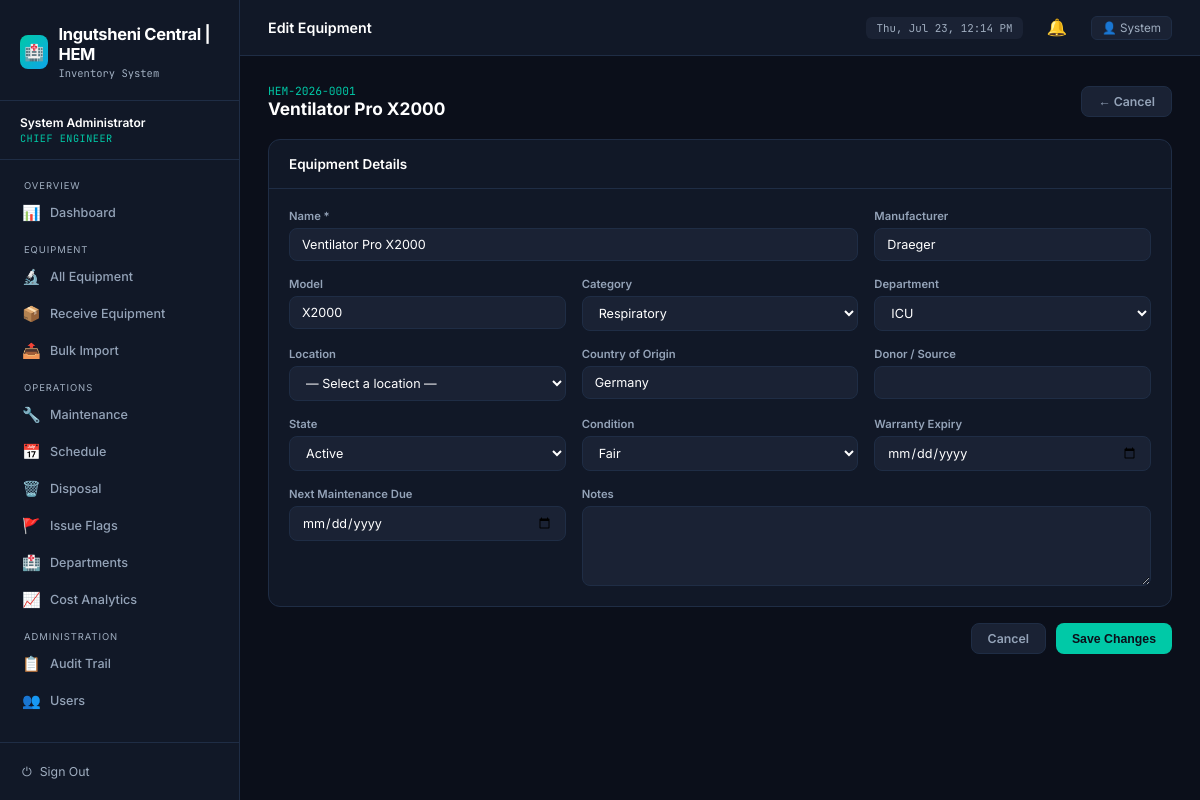
The app's page /equipment/1/edit (signed in) with its own data.
### tables this page shows
CREATE TABLE "equipment" (id INTEGER PRIMARY KEY AUTOINCREMENT, asset_number TEXT NOT NULL, name TEXT NOT NULL, model TEXT, manufacturer TEXT, serial_number TEXT, category TEXT, department_id INTEGER, location TEXT, country_of_origin TEXT, donor_name TEXT, state TEXT DEFAULT "Active", condition TEXT DEFAULT "Good", purchase_date TEXT, purchase_cost REAL, warranty_expiry TEXT, last_maintenance TEXT, next_maintenance TEXT, notes TEXT, received_by_id INTEGER, created_at TEXT, updated_at TEXT, location_id INTEGER, FOREIGN KEY(department_id) REFERENCES departments(id));

### run_production.py (the view, shortened to what this page needs)
@app.route('/equipment/<int:eq_id>/edit', methods=['GET', 'POST'])
@login_required
def edit_equipment(eq_id):
    if session.get('role') not in ['chief_engineer', 'technician']:
        flash('Unauthorized')
        return redirect(url_for('equipment_detail', eq_id=eq_id))
    eq = query('SELECT * FROM equipment WHERE id = ?', (eq_id,), one=True)
    if not eq:
        flash('Equipment not found')
        return redirect(url_for('equipment_list'))
    return render_template('edit_equipment.html', eq=eq, departments=query('SELECT * FROM departments ORDER BY name'), locations=query('SELECT * FROM locations ORDER BY name'))

### run_production.py (called while the page is built)
def get_db():
    if 'db' not in g:
        g.db = sqlite3.connect(DATABASE)
        g.db.row_factory = sqlite3.Row
    return g.db

def query(sql, args=(), one=False):
    cur = get_db().execute(sql, args)
    rv = cur.fetchall()
    cur.close()
    return (rv[0] if rv else None) if one else rv

def login_required(f):
    @wraps(f)
    def decorated_function(*args, **kwargs):
        if 'user_id' not in session:
            return redirect(url_for('login'))
        return f(*args, **kwargs)
    return decorated_function

@app.template_filter('dateiso')
def dateiso(value):
    if not value:
        return ''
    try:
        return str(value).split(' ')[0].split('T')[0]
    except:
        return ''

@app.context_processor
def utility_processor():
    def is_overdue(date_str):
        if not date_str: return False
        try:
            due_date = datetime.strptime(date_str, '%Y-%m-%d').date()
            return due_date < date.today()
        except: return False
    def state_badge(state):
        return {
            'Active': 'badge-green',
            'Under Maintenance': 'badge-yellow',
            'Pending Disposal': 'badge-red',
            'Disposed': 'badge-gray',
            'In Storage': 'badge-blue'
        }.get(state, 'badge-gray')
    def cond_badge(condition):
        return {
            'Good': 'badge-green',
            'Fair': 'badge-yellow',
            'Poor': 'badge-red'
        }.get(condition, 'badge-gray')
    return dict(is_overdue=is_overdue, state_badge=state_badge, cond_badge=cond_badge)

### templates/edit_equipment.html (shortened to what this page needs)
{% extends 'base.html' %}
{% block page_title %}Edit Equipment{% endblock %}
{% block content %}
<div style="display:flex;justify-content:space-between;align-items:center;margin-bottom:20px">
  <div>
    <div style="font-family:'JetBrains Mono',monospace;font-size:0.75rem;color:var(--accent)">{{ eq['asset_number'] }}</div>
    <h2 style="font-size:1.15rem;font-weight:700">{{ eq['name'] }}</h2>
  </div>
  <a href="{{ url_for('equipment_detail', eq_id=eq['id']) }}" class="btn btn-ghost">← Cancel</a>
</div>
<form method="POST">
  <div class="card">
    <div class="card-header"><h2>Equipment Details</h2></div>
    <div class="card-body">
      <div class="form-grid">
        <div class="form-group form-span-2">
          <label>Name *</label>
          <input type="text" name="name" class="form-control" value="{{ eq['name'] }}" required>
        </div>
        <div class="form-group">
          <label>Manufacturer</label>
          <input type="text" name="manufacturer" class="form-control" value="{{ eq['manufacturer'] or '' }}">
        </div>
        <div class="form-group">
          <label>Model</label>
          <input type="text" name="model" class="form-control" value="{{ eq['model'] or '' }}">
        </div>
        <div class="form-group">
          <label>Category</label>
          <select name="category" class="form-control">
            {% for cat in ['Respiratory','Monitoring','Imaging','Emergency','Infusion','Cardiology','Sterilization','Surgical','Laboratory','Diagnostic','Other'] %}
            <option value="{{ cat }}" {{ 'selected' if eq['category']==cat }}>{{ cat }}</option>
            {% endfor %}
          </select>
        </div>
        <div class="form-group">
          <label>Department</label>
          <select name="department_id" class="form-control">
            {% for d in departments %}
            <option value="{{ d['id'] }}" {{ 'selected' if eq['department_id']==d['id'] }}>{{ d['name'] }}</option>
            {% endfor %}
          </select>
        </div>
        <div class="form-group">
          <label>Location</label>
          <select name="location_id" class="form-control">
            <option value="">— Select a location —</option>
          </select>
        </div>
        <div class="form-group">
          <label>Country of Origin</label>
          <input type="text" name="country_of_origin" class="form-control" value="{{ eq['country_of_origin'] or '' }}">
        </div>
        <div class="form-group">
          <label>Donor / Source</label>
          <input type="text" name="donor_name" class="form-control" value="{{ eq['donor_name'] or '' }}">
        </div>
        <div class="form-group">
          <label>State</label>
          <select name="state" class="form-control">
            {% for s in ['Active','Under Maintenance','In Storage','Disposed'] %}
            <option value="{{ s }}" {{ 'selected' if eq['state']==s }}>{{ s }}</option>
            {% endfor %}
          </select>
        </div>
        <div class="form-group">
          <label>Condition</label>
          <select name="condition" class="form-control">
            {% for c in ['Excellent','Good','Fair','Poor','Critical'] %}
            <option value="{{ c }}" {{ 'selected' if eq['condition']==c }}>{{ c }}</option>
            {% endfor %}
          </select>
        </div>
        <div class="form-group">
          <label>Warranty Expiry</label>
          <input type="date" name="warranty_expiry" class="form-control" value="{{ eq['warranty_expiry']|dateiso }}">
        </div>
        <div class="form-group">
          <label>Next Maintenance Due</label>
          <input type="date" name="next_maintenance" class="form-control" value="{{ eq['next_maintenance']|dateiso }}">
        </div>
        <div class="form-group form-span-2">
          <label>Notes</label>
          <textarea name="notes" class="form-control" rows="3">{{ eq['notes'] or '' }}</textarea>
        </div>
      </div>
    </div>
  </div>
  <div style="display:flex;justify-content:flex-end;gap:10px;margin-top:16px">
    <a href="{{ url_for('equipment_detail', eq_id=eq['id']) }}" class="btn btn-ghost">Cancel</a>
    <button type="submit" class="btn btn-primary">Save Changes</button>
  </div>
</form>
{% endblock %}

### templates/base.html (style rules this page uses)
:root { --bg: #0b0f1a; --bg-card: #111827; --bg-raised: #1a2234; --border: #1f2d45; --border-hl: #2a3f60; --accent: #00c9a7; --accent-2: #0ea5e9; --warn: #f59e0b; --danger: #ef4444; --success: #22c55e; --text: #ffffff; --text-muted:#a0aec0; --text-dim: #94a3b8; --font-mono: 'JetBrains Mono', monospace; }
*, *::before, *::after { box-sizing: border-box; margin: 0; padding: 0; }
html { font-size: 15px; }
body { font-family: 'Inter', sans-serif; background: var(--bg); color: var(--text); min-height: 100vh; display: flex; }
.card { background: var(--bg-card); border: 1px solid var(--border); border-radius: 12px; overflow: hidden; }
.card-header { padding: 16px 20px; border-bottom: 1px solid var(--border); display: flex; align-items: center; gap: 12px; }
.card-header h2 { font-size: 0.9rem; font-weight: 600; }
.card-body { padding: 20px; }
.btn { display: inline-flex; align-items: center; gap: 6px; padding: 7px 16px; border-radius: 8px; border: none; font-size: 0.82rem; font-weight: 600; cursor: pointer; text-decoration: none; transition: opacity 0.15s, transform 0.1s; }
.btn-primary { background: var(--accent); color: #0b0f1a; }
.btn-ghost { background: var(--bg-raised); color: var(--text-dim); border: 1px solid var(--border); }
.form-grid { display: grid; grid-template-columns: repeat(auto-fill, minmax(240px, 1fr)); gap: 16px; }
.form-group { display: flex; flex-direction: column; gap: 5px; }
.form-group label { font-size: 0.75rem; font-weight: 600; color: var(--text-dim); }
.form-control { background: var(--bg-raised); border: 1px solid var(--border); border-radius: 8px; color: var(--text); padding: 8px 12px; font-size: 0.84rem; font-family: 'Inter', sans-serif; transition: border-color 0.15s; width: 100%; }
.form-control option { background: var(--bg-card); }
textarea.form-control { resize: vertical; min-height: 80px; }
.form-span-2 { grid-column: span 2; }

### records on screen
equipment: asset_number "HEM-2026-0001", name "Ventilator Pro X2000", manufacturer "Draeger", model "X2000", country_of_origin "Germany"

### other values on screen
{{ session.full_name }} "System Administrator"
{{ session.role | replace('_', ' ') }} "CHIEF ENGINEER"
{{ session.full_name.split()[0] }} "System"
form field category "Respiratory"
form field department_id "ICU"
form field state "Active"
form field condition "Fair"
